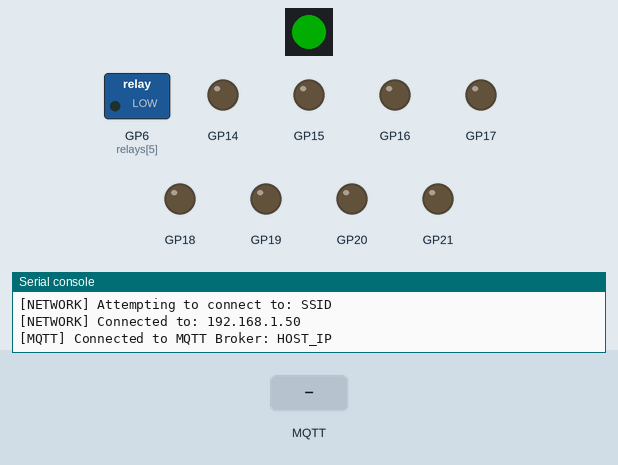
The program below on a simulated Raspberry Pi Pico running MicroPython. On the bench: 1 RGB LEDs in strip order, left to right, switched loads named in the program (green lamp = pin HIGH), output pins drawn as LEDs (lit = HIGH), the last lines printed to the serial console. Inputs (shaded band) come from the test bench. Dim RGB values are drawn brighter than linear; WiFi joins after 1.5 s; no MQTT or app messages arrive unless stated; the clock reads 2024-03-15 10:24:30 at power-on unless the program sets it; library files of the repository ran but are not shown: secrets.py, neopixel.py.

Above: at 3.3 s.
3.4 s: MQTT message "1" arrives on the first subscribed topic
At 4.85 s:
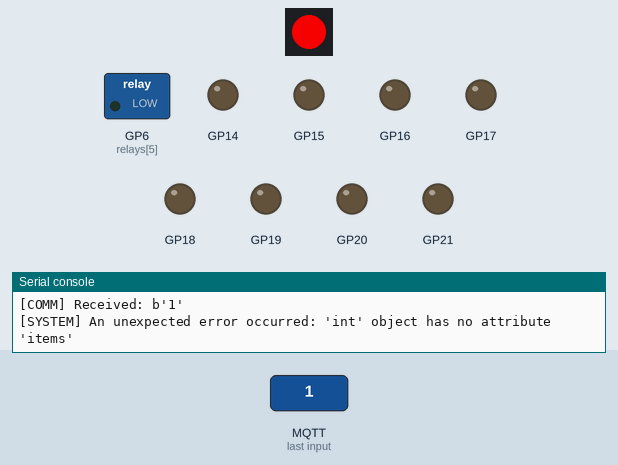
At 5.36 s:
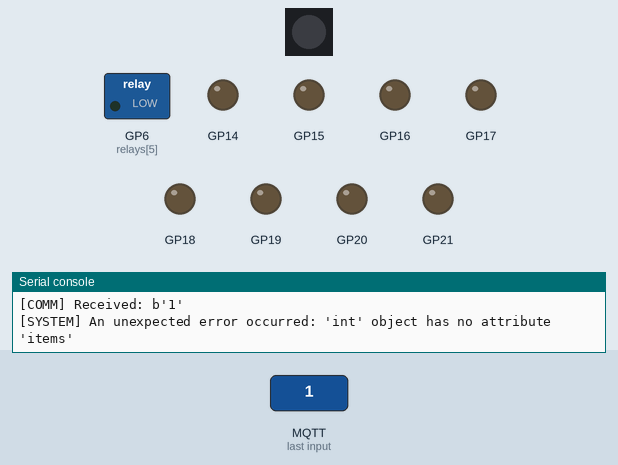
Timing chart, 0 to 12.9 s (numbered marks = the images above; inputs shaded):
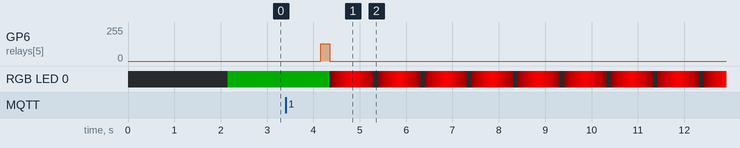

The program:

main.py
```python
import time

import network
import ujson
from config.mqtt import MQTT_CLIENT_ID
from config.mqtt import MQTT_HOST
from config.mqtt import MQTT_PASS
from config.mqtt import MQTT_PORT
from config.mqtt import MQTT_USER
from config.mqtt import PUBLISH_INTERVAL
from config.mqtt import PUBLISH_TOPIC
from config.mqtt import SUBSCRIBE_TOPIC
from config.pin_layouts import WAVESHARE_PICO_RELAY_B as PIN_LAYOUT
from config.secrets import WIFI_PASS
from config.secrets import WIFI_SSID
from interfaces.beeper import Beeper
from interfaces.neopixel import NeoPixel
from machine import Pin
from picozero import pico_temp_sensor
from umqtt.simple import MQTTClient

relays = [Pin(PIN_LAYOUT["CH" + str(i)], Pin.OUT) for i in range(1, 9)]
status_led = NeoPixel()
buzzer = Beeper(PIN_LAYOUT["BUZZER"])


def connect_to_wifi(wlan):
    if not wlan.isconnected():
        print("[NETWORK] Attempting to connect to:", WIFI_SSID)
        wlan.active(True)
        wlan.connect(WIFI_SSID, WIFI_PASS)
        while not wlan.isconnected():
            time.sleep(1)
    print("[NETWORK] Connected to:", wlan.ifconfig()[0])


def sub_cb(topic, msg):
    print(f"[COMM] Received: {msg}")
    try:
        data = ujson.loads(msg)
        buzzer.short_beep()
        for ch, action in data.items():
            if ch == "chall":
                for relay in relays:
                    if action == "up":
                        relay.on()
                    elif action == "down":
                        relay.off()
                    elif action == "cycle":
                        relay.off()
                        time.sleep(5)
                        relay.on()
            else:
                relay_num = int(ch[2:]) - 1
                if 0 <= relay_num < len(relays):
                    if action == "up":
                        relays[relay_num].on()
                    elif action == "down":
                        relays[relay_num].off()
                    elif action == "cycle":
                        relays[relay_num].off()
                        time.sleep(5)
                        relays[relay_num].on()
    except ValueError:
        print("[COMM/ERROR] Invalid message received")


def publish_status(client):
    relay_status = {
        f"CH{i+1}": "on" if relay.value() else "off" for i, relay in enumerate(relays)
    }
    status_payload = {
        "temp": pico_temp_sensor.temp,
        "relays": relay_status,
    }
    print(status_payload)
    client.publish(PUBLISH_TOPIC, ujson.dumps(status_payload))


def mqtt_connect(wlan, status_led, buzzer):
    while True:
        try:
            mqtt_client = MQTTClient(
                MQTT_CLIENT_ID,
                MQTT_HOST,
                MQTT_PORT,
                MQTT_USER,
                MQTT_PASS,
            )
            mqtt_client.set_callback(sub_cb)
            mqtt_client.connect()
            mqtt_client.subscribe(SUBSCRIBE_TOPIC)
            print("[MQTT] Connected to MQTT Broker:", MQTT_HOST)

            return mqtt_client
        except Exception as e:
            print("[MQTT] Failed to connect to MQTT Broker:", e)
            status_led.pulsate_color(status_led.RED, pulse_duration=2)
            buzzer.long_beep()
            time.sleep(5)


def main():
    wlan = network.WLAN(network.STA_IF)
    connect_to_wifi(wlan)

    try:
        mqtt_client = mqtt_connect(wlan, status_led, buzzer)
        last_published_time = time.time()

        while True:
            try:
                status_led.set_color(status_led.GREEN)
                mqtt_client.check_msg()
                if (time.time() - last_published_time) >= PUBLISH_INTERVAL:
                    publish_status(mqtt_client)
                    last_published_time = time.time()
                time.sleep(1)

            except OSError as e:
                print("[MQTT] MQTT connection error:", e)
                status_led.pulsate_color(status_led.ORANGE, pulse_duration=2)
                buzzer.long_beep()
                mqtt_client = mqtt_connect(wlan, status_led, buzzer)

            except Exception as e:
                print("[SYSTEM] An unexpected error occurred:", e)
                status_led.pulsate_color(status_led.RED, pulse_duration=2)
                buzzer.long_beep()

    except Exception as e:
        print("[SYSTEM] Critical error:", e)
        status_led.pulsate_color(status_led.RED, pulse_duration=2)
        buzzer.long_beep()

    finally:
        if mqtt_client:
            mqtt_client.disconnect()
        wlan.disconnect()


if __name__ == "__main__":
    main()
```

mqtt.py
```python
MQTT_CLIENT_ID = "WavesharePicoRelay-B"
MQTT_HOST = "HOST_IP"
MQTT_PORT = 1883  # The default RabbitMQ port for MQTT
MQTT_USER = "relay_user"
MQTT_PASS = "relay_pass"
SUBSCRIBE_TOPIC = b"control.relays.cmd.picorelay"
PUBLISH_TOPIC = b"control.relays.status.picorelay"
PUBLISH_INTERVAL = 5
```

pin_layouts.py
```python
WAVESHARE_PICO_RELAY_B = {
    "CH1": 21,
    "CH2": 20,
    "CH3": 19,
    "CH4": 18,
    "CH5": 17,
    "CH6": 16,
    "CH7": 15,
    "CH8": 14,
    "RGB": 13,
    "BUZZER": 6,
}
```

beeper.py
```python
import time

from machine import PWM
from machine import Pin


class Beeper:
    def __init__(self, pin):
        self.buzzer = PWM(Pin(pin))

    def beep(self, duration, frequency=1000):
        """Emit a beep of a specified duration and frequency."""
        self.buzzer.freq(frequency)
        self.buzzer.duty_u16(32768)
        time.sleep(duration)
        self.buzzer.duty_u16(0)

    def long_beep(self, duration=1):
        """Emit a long beep."""
        self.beep(duration)

    def short_beep(self, duration=0.2):
        """Emit a short beep."""
        self.beep(duration)
```
